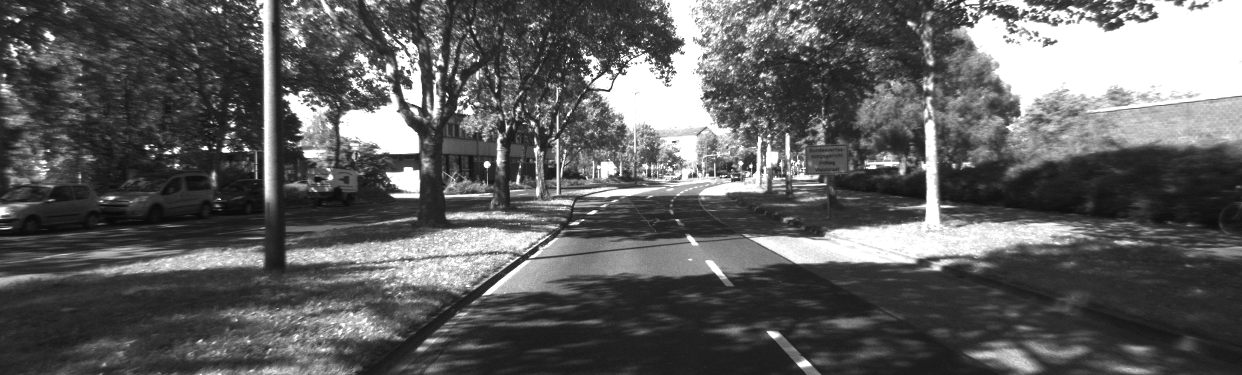
#> input picture image_00/data/0000000000.png, 1242 x 375 px
$ python -i main.py   (imports and definitions only)
#> lines starting #> are read from the running program, lines starting #| are printed output that depends on the picture; after the words box and inside, x2 and y2 are one past the last pixel; in counts of white or black regions, pixels touching at a corner belong together
#> further down, picture is the input picture: shape (375, 1242); min 8, max 255, mean 95.6
from __future__ import annotations

import numpy as np
from scipy.ndimage import sobel, gaussian_filter, uniform_filter
from PIL import Image
from scipy.ndimage import map_coordinates
from scipy.spatial.transform import Rotation
from evo.core.geometry import umeyama_alignment as evo_umeyama
import os
import glob

def load_gray(path: str) -> np.ndarray:
    img = Image.open(path).convert("L")
    return np.asarray(img, dtype=np.float32)

# [6 lines left out: function build_pyramid, not called in this run]

def image_gradients(img: np.ndarray):
    Ix = sobel(img, axis=1) / 8.0
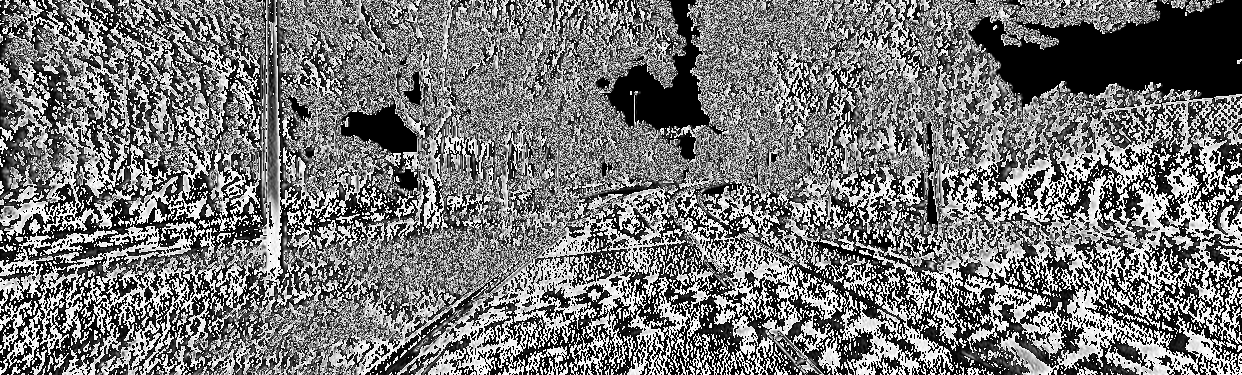
#> Ix: shape (375, 1242) float64; min 0, max 31.88, mean 14.7; drawn with min black and max white
    Iy = sobel(img, axis=0) / 8.0
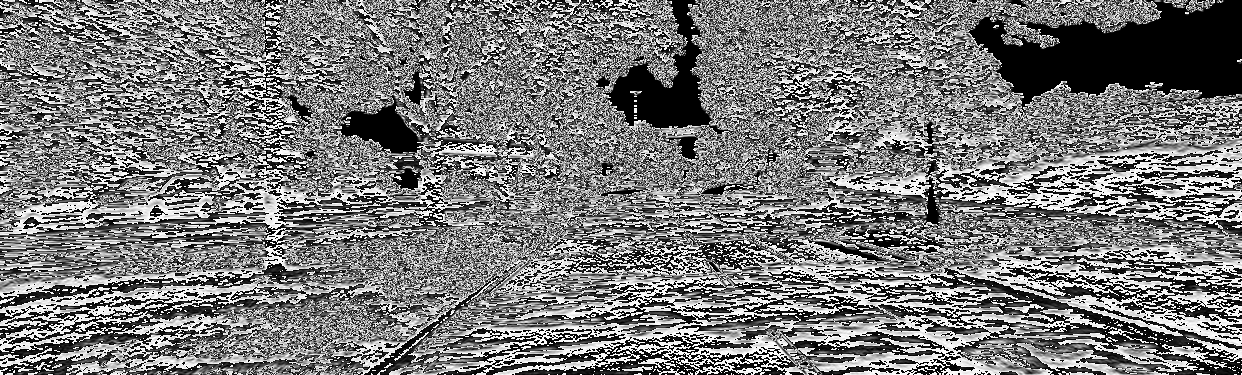
#> Iy: shape (375, 1242) float64; min 0, max 31.88, mean 15.1; drawn with min black and max white
    return Ix, Iy

# [9 lines left out: function load_kitti_calib, not called in this run]

def shi_tomasi_corners(img, max_corners=200, quality_level=0.01,
                        min_distance=10, block_size=5) -> np.ndarray:
    Ix, Iy = image_gradients(img)

    Sxx = uniform_filter(Ix * Ix, size=block_size)
    Syy = uniform_filter(Iy * Iy, size=block_size)
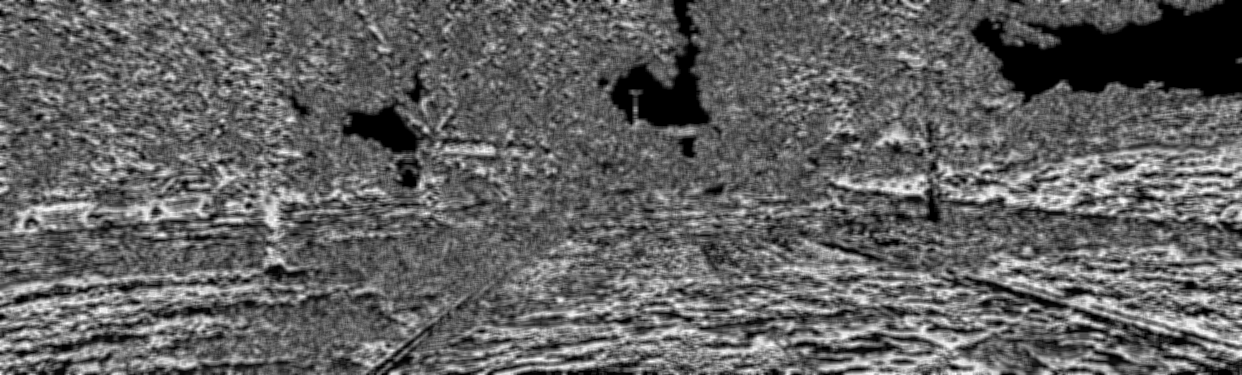
#> Syy: shape (375, 1242) float64; min -1.64e-12, max 973.3, mean 372.6; drawn with min black and max white
    Sxy = uniform_filter(Ix * Iy, size=block_size)

    trace = Sxx + Syy
    det = Sxx * Syy - Sxy ** 2

    disc = np.clip((trace / 2) ** 2 - det, 0, None)
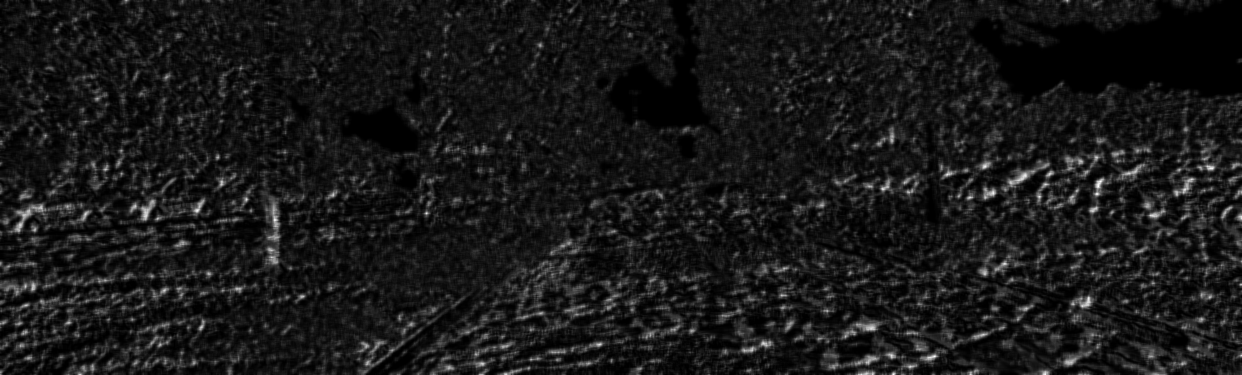
#> disc: shape (375, 1242) float64; min 1.46e-28, max 873949.5, mean 85274.6; drawn with min black and max white
    sqrt_disc = np.sqrt(disc)
    l1 = trace / 2 + sqrt_disc
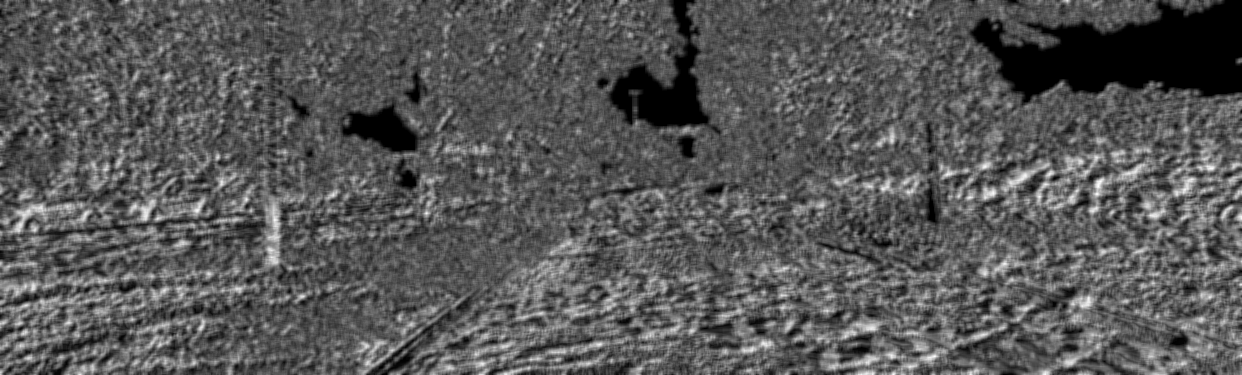
#> l1: shape (375, 1242) float64; min -1.04e-12, max 1870.1, mean 642.3; drawn with min black and max white
    l2 = trace / 2 - sqrt_disc
    response = np.minimum(l1, l2)
    response[response < 0] = 0.0
#> response: shape (375, 1242) float64; min 0, max 417.2, mean 115.4

    border = block_size
    mask = np.zeros_like(response, dtype=bool)
    mask[border:-border, border:-border] = True
    response[~mask] = 0.0
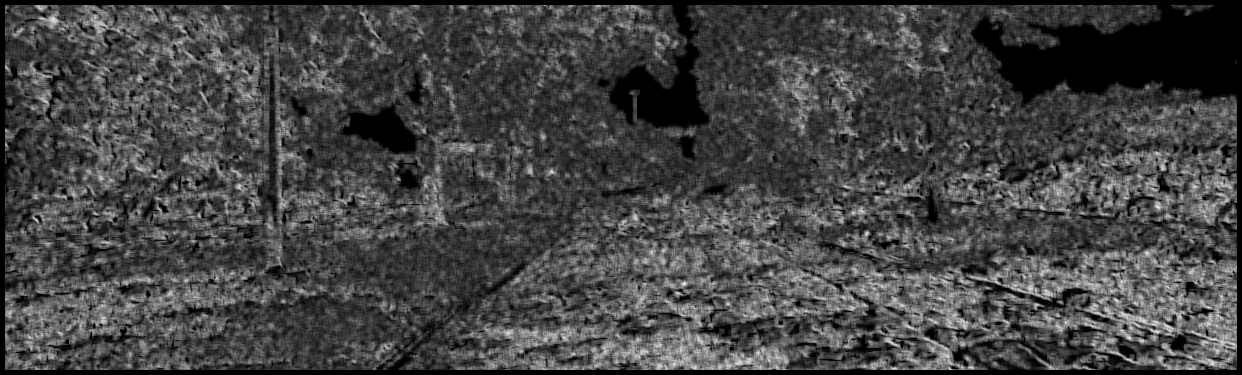
#> response: shape (375, 1242) float64; min 0, max 417.2, mean 111.7; drawn with min black and max white

    thresh = quality_level * response.max()
#> thresh = 4.17
    ys, xs = np.nonzero(response > thresh)
    if len(xs) == 0:
        return np.empty((0, 2), dtype=np.float32)

    scores = response[ys, xs]
    order = np.argsort(-scores)
    ys, xs, scores = ys[order], xs[order], scores[order]

    selected = []
    occupied = np.zeros_like(response, dtype=bool)

    for x, y in zip(xs, ys):
        if len(selected) >= max_corners:
            break
        y0, y1 = max(0, y - min_distance), y + min_distance + 1
        x0, x1 = max(0, x - min_distance), x + min_distance + 1
        if occupied[y0:y1, x0:x1].any():
            continue
        selected.append((x, y))
        occupied[y0:y1, x0:x1] = True
#> this loop made 3216 passes
#> (x, y, y0, y1, x0, x1) on passes 1 to 3: (684, 283, 273, 294, 674, 695), (684, 284, 274, 295, 674, 695), (1158, 207, 197, 218, 1148, 1169)
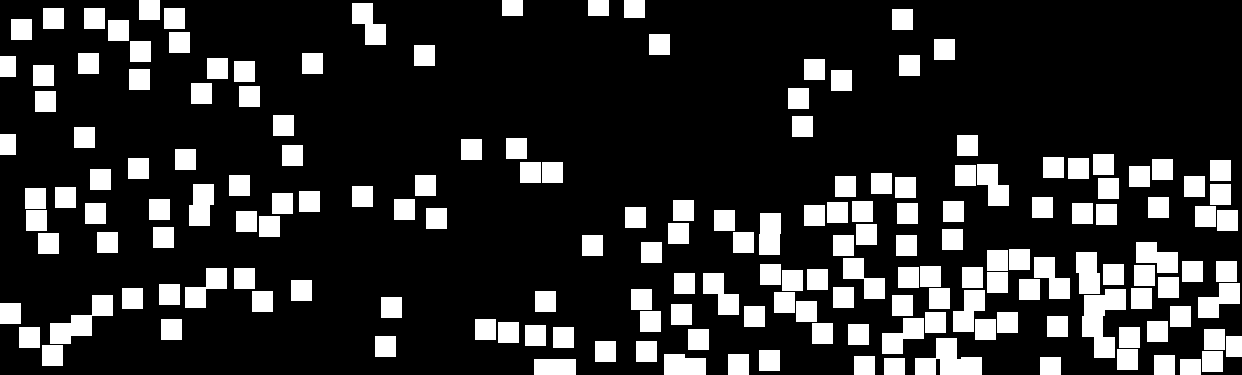
#> occupied: shape (375, 1242) bool; 18.6% white; 177 white regions, largest, box (x1, y1, x2, y2) and area: (1082, 289, 1126, 358) 1764, (915, 338, 982, 375) 1512, (50, 295, 113, 344) 1323
#> after the loop, selected = 200 pairs, first value 5 to 1236, second value 5 to 369

    return np.array(selected, dtype=np.float32)

# [288 lines left out: functions lucas_kanade_track, track_with_fb_check, normalize_points, eight_point_algorithm, sampson_distance, estimate_essential_ransac and 3 more, not called in this run]

class MonocularVO:
    # [29 lines left out: function __init__, not called in this run]

    def _to_norm(self, pts):
        pts_h = np.hstack([pts, np.ones((len(pts), 1))])
        return (self.K_inv @ pts_h.T).T[:, :2]

    # [121 lines left out: functions _record, _estimate_step, _replenish, process_frame, read_calib, to_T and 1 more, not called in this run]

def ate_rmse(est, gt) -> float:
    return float(np.sqrt(np.mean(np.sum((est - gt) ** 2, axis=1))))

def umeyama_alignment(src, dst, with_scale=True):
    R, t, s = evo_umeyama(src.T, dst.T, with_scale)   # evo ждёт массивы (3, N)
    return s, R, t

# [82 lines not run here, left out]


>>> import cv2
>>> picture = cv2.imread('image_00/data/0000000000.png', cv2.IMREAD_GRAYSCALE)
>>> result = shi_tomasi_corners(picture)
#> result has the same summary as selected in shi_tomasi_corners

$ run again, on image_00/data/0000000010.png
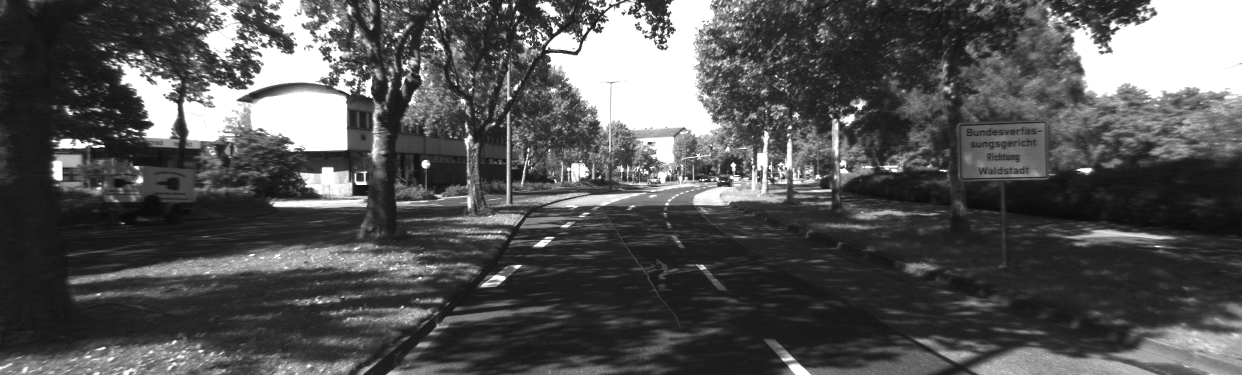
#> input picture image_00/data/0000000010.png, 1242 x 375 px
#> picture is the input picture: shape (375, 1242); min 10, max 255, mean 84.9
#> in shi_tomasi_corners, `response[~mask] = 0.0`:
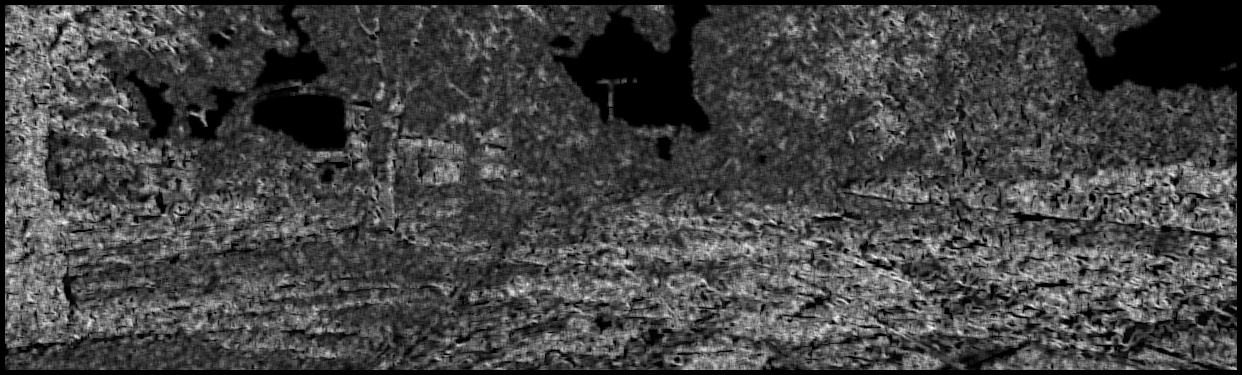
#> response: shape (375, 1242) float64; min 0, max 426.8, mean 113.7; drawn with min black and max white
#> thresh = 4.27
#> the loop in shi_tomasi_corners, `for x, y in zip(xs, ys):` made 3324 passes
#> (x, y, y0, y1, x0, x1) on passes 1 to 3: (931, 327, 317, 338, 921, 942), (932, 327, 317, 338, 922, 943), (875, 257, 247, 268, 865, 886)
#> after the loop in shi_tomasi_corners, `for x, y in zip(xs, ys):`:
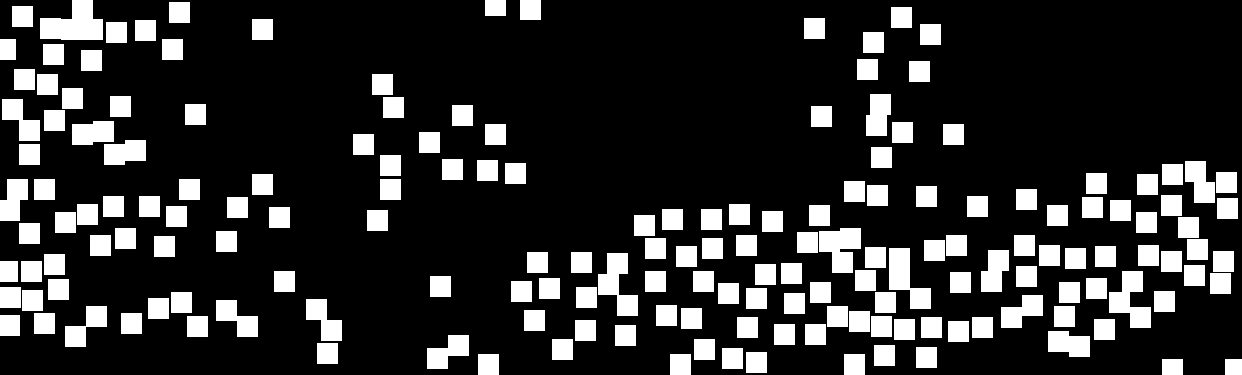
#> occupied: shape (375, 1242) bool; 18.8% white; 176 white regions, largest, box (x1, y1, x2, y2) and area: (40, 0, 103, 40) 1722, (819, 228, 861, 273) 1323, (889, 248, 931, 309) 1323
#> after the loop in shi_tomasi_corners, `for x, y in zip(xs, ys):`: selected = 200 pairs, first value 5 to 1235, second value 5 to 369
#> result has the same summary as selected in shi_tomasi_corners

$ run again, on image_00/data/0000000014.png
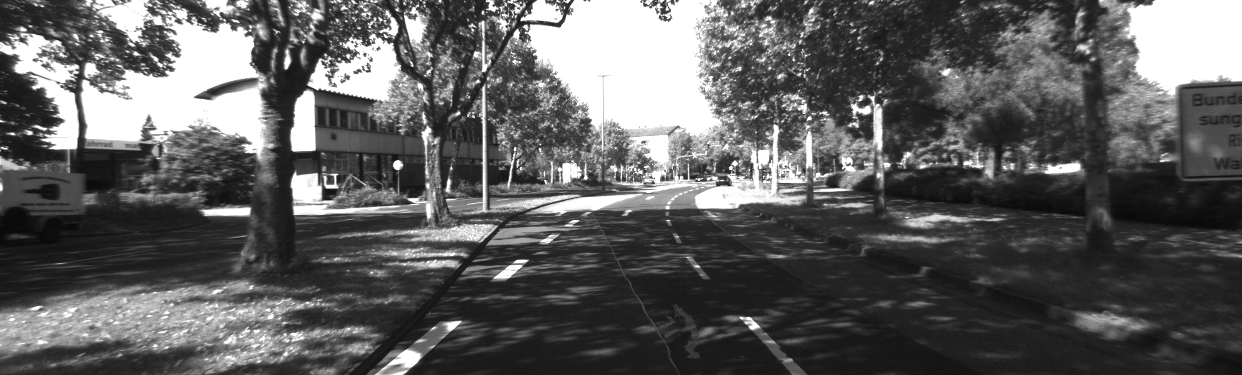
#> input picture image_00/data/0000000014.png, 1242 x 375 px
#> picture is the input picture: shape (375, 1242); min 8, max 255, mean 94.2
#> in shi_tomasi_corners, `response[~mask] = 0.0`:
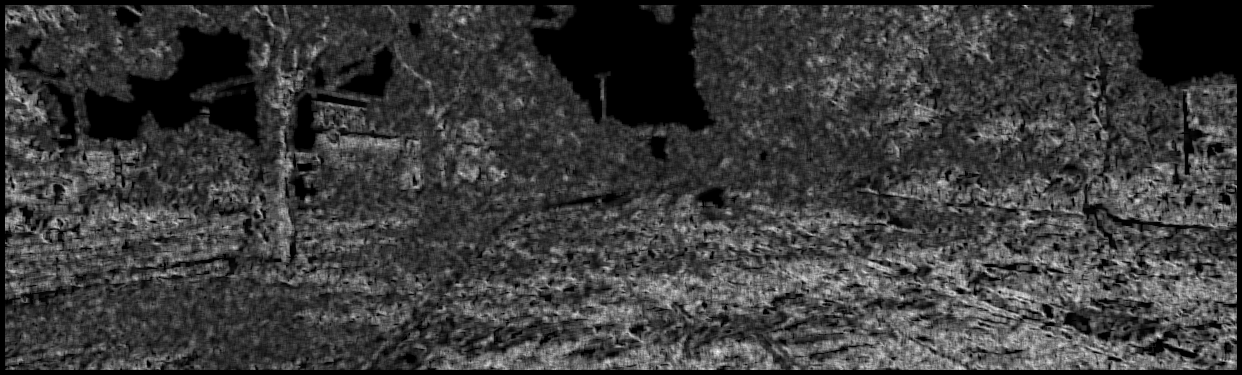
#> response: shape (375, 1242) float64; min 0, max 457.1, mean 107.5; drawn with min black and max white
#> thresh = 4.57
#> the loop in shi_tomasi_corners, `for x, y in zip(xs, ys):` made 4341 passes
#> (x, y, y0, y1, x0, x1) on passes 1 to 3: (717, 351, 341, 362, 707, 728), (718, 351, 341, 362, 708, 729), (1230, 361, 351, 372, 1220, 1241)
#> after the loop in shi_tomasi_corners, `for x, y in zip(xs, ys):`:
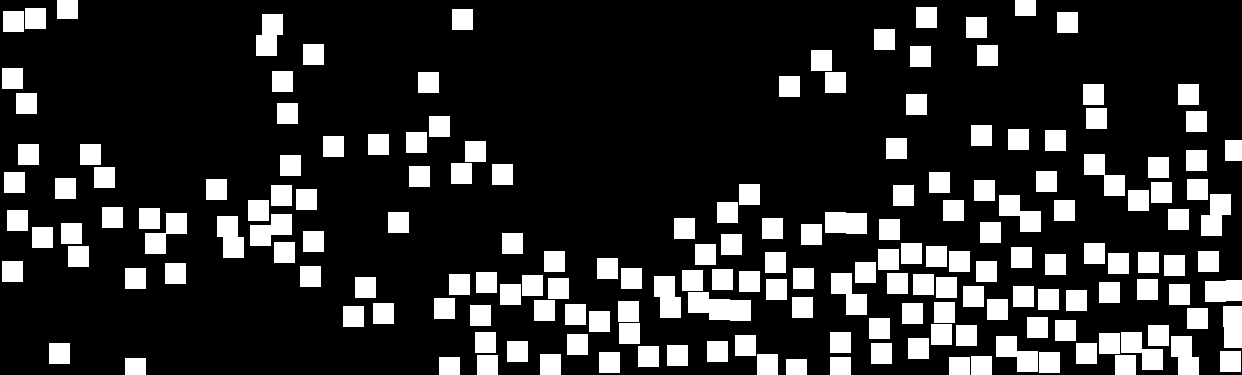
#> occupied: shape (375, 1242) bool; 18.7% white; 183 white regions, largest, box (x1, y1, x2, y2) and area: (688, 292, 751, 321) 1323, (256, 14, 283, 56) 882, (1084, 154, 1125, 196) 882
#> after the loop in shi_tomasi_corners, `for x, y in zip(xs, ys):`: selected = 200 pairs, first value 12 to 1236, second value 5 to 369
#> result has the same summary as selected in shi_tomasi_corners

$ run again, on image_00/data/0000000019.png
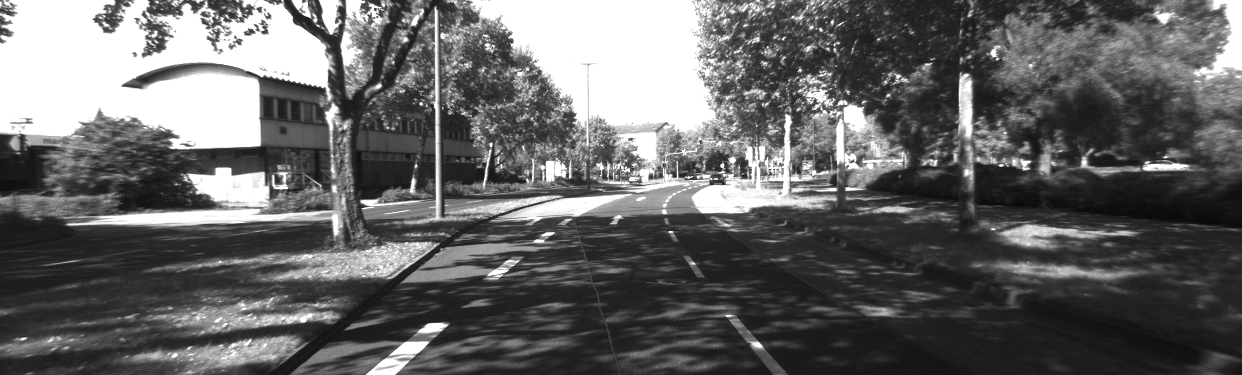
#> input picture image_00/data/0000000019.png, 1242 x 375 px
#> picture is the input picture: shape (375, 1242); min 8, max 255, mean 101.3
#> thresh = 4.16
#> the loop in shi_tomasi_corners, `for x, y in zip(xs, ys):` made 4468 passes
#> (x, y, y0, y1, x0, x1) on passes 1 to 3: (1109, 322, 312, 333, 1099, 1120), (1201, 343, 333, 354, 1191, 1212), (766, 359, 349, 370, 756, 777)
#> after the loop in shi_tomasi_corners, `for x, y in zip(xs, ys):`:
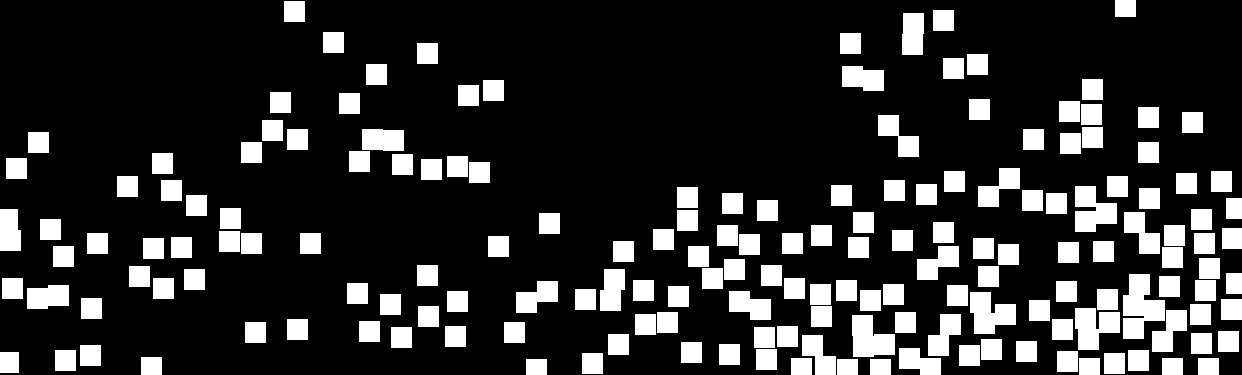
#> occupied: shape (375, 1242) bool; 18.7% white; 173 white regions, largest, box (x1, y1, x2, y2) and area: (1123, 274, 1165, 339) 1764, (1075, 186, 1117, 232) 1323, (970, 292, 1016, 334) 1323
#> after the loop in shi_tomasi_corners, `for x, y in zip(xs, ys):`: selected = 200 pairs, first value 7 to 1236, second value 6 to 369
#> result has the same summary as selected in shi_tomasi_corners
